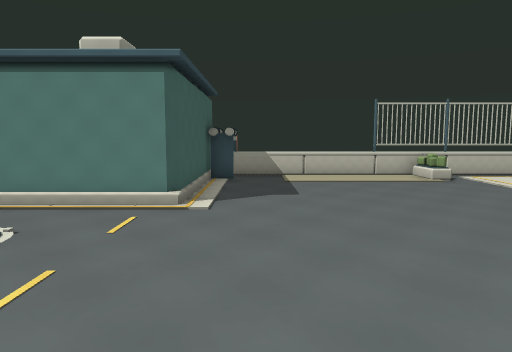
[1] (above)

24 first-person views from a walk through a Unity game level. The camera is 1.5 m above the floor, tilts 6° down and sees 70° across. The floor is counted in squares, 1 m on a side. Each view is taken from the middle of a square. On the plan, view 1 faces up. The plan holds only what a view shows up to about 16 squares ahead; the rest is blank. The place goes on beyond the plan. Some animated figures are left out.

[2]
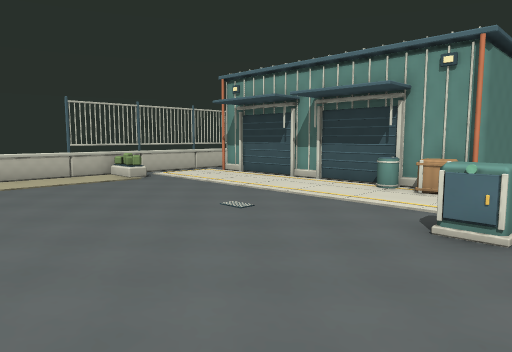

[3]
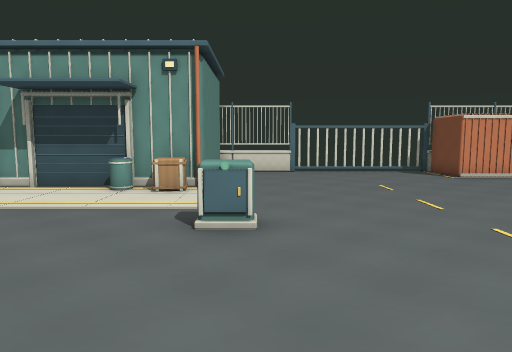

[4]
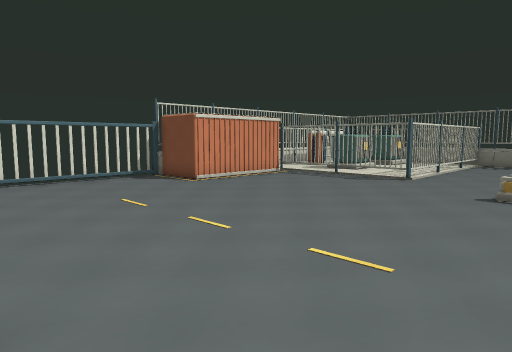

[5]
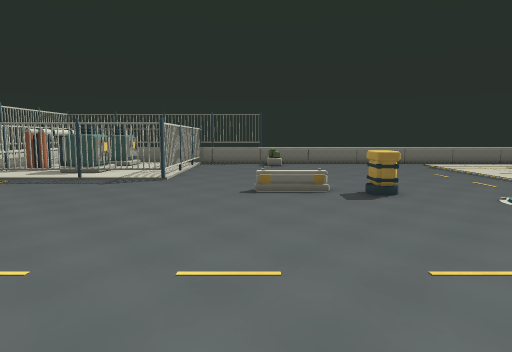

[6]
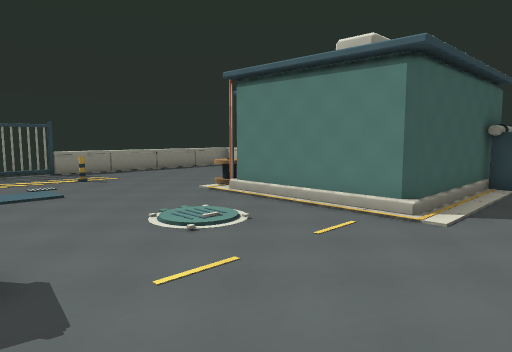

[7]
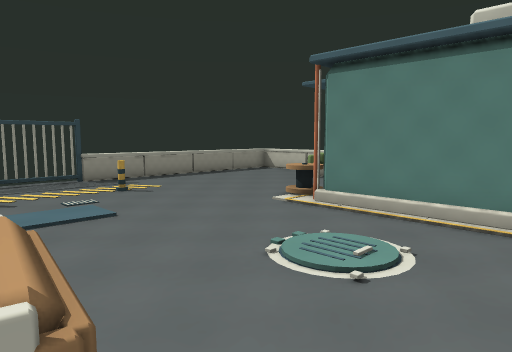

[8]
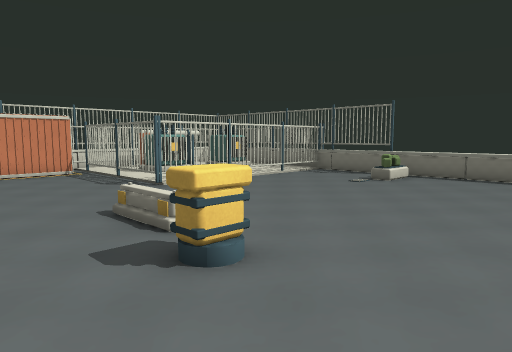

[9]
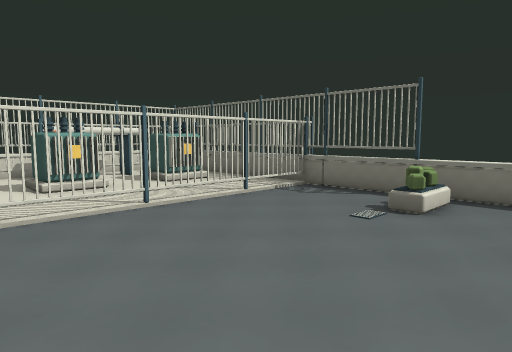

[10]
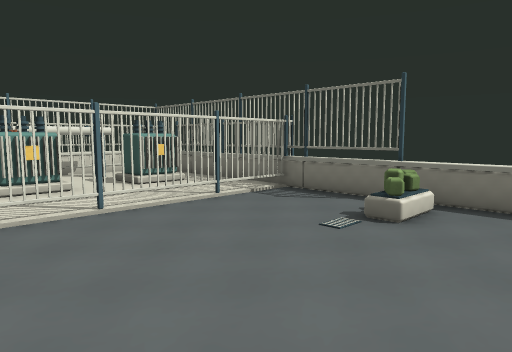

[11]
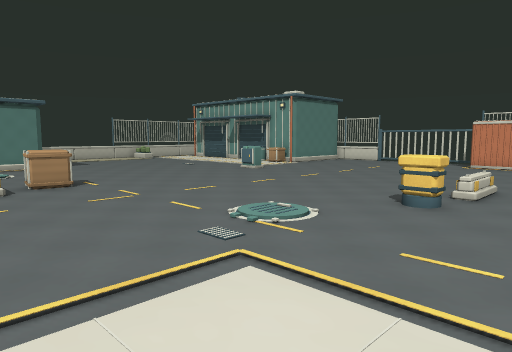

[12]
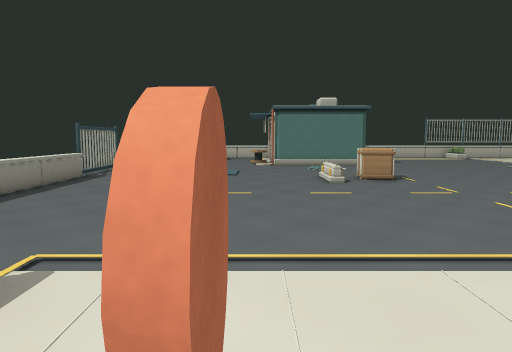

[13]
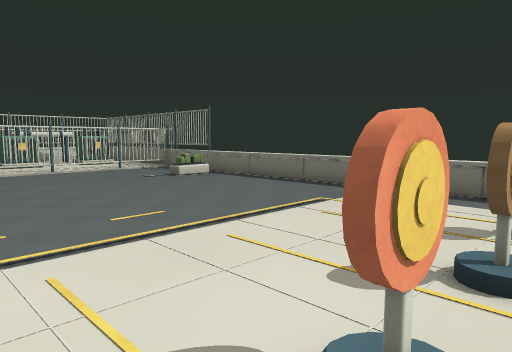

[14]
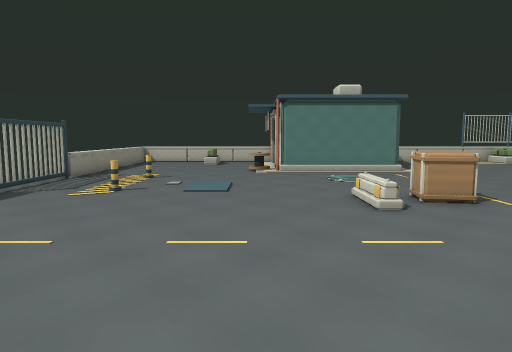

[15]
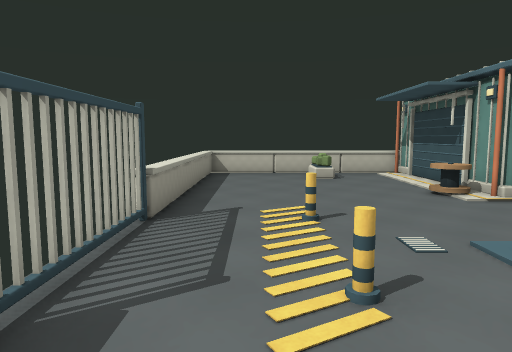

[16]
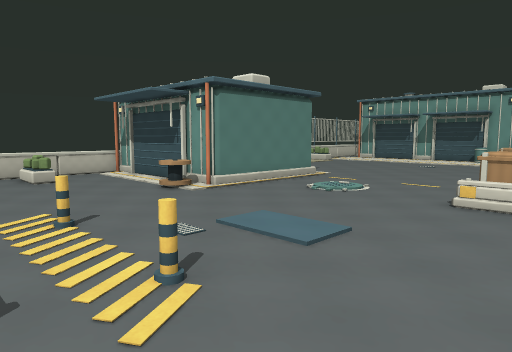

[17]
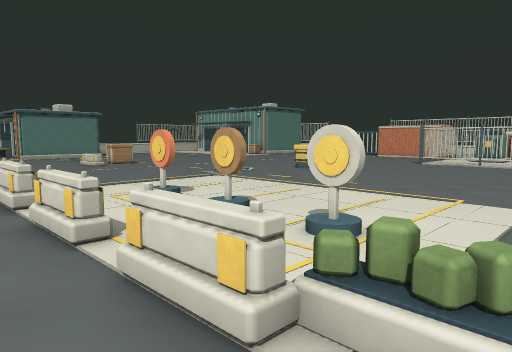

[18]
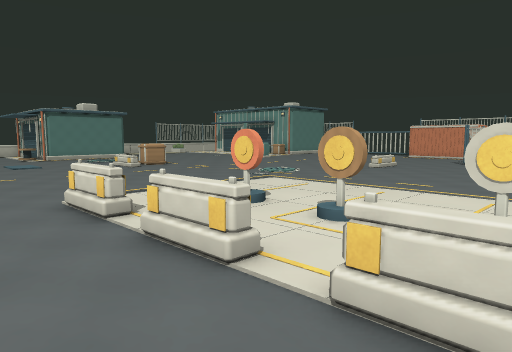

[19]
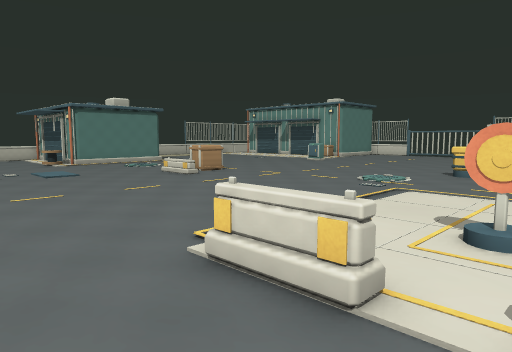

[20]
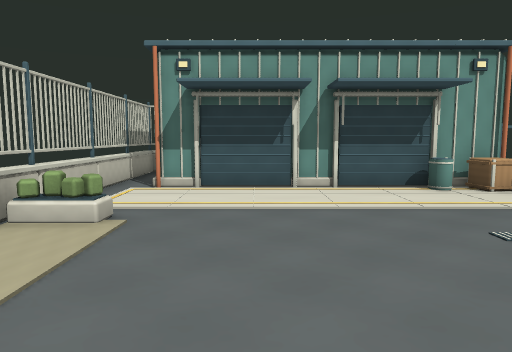

[21]
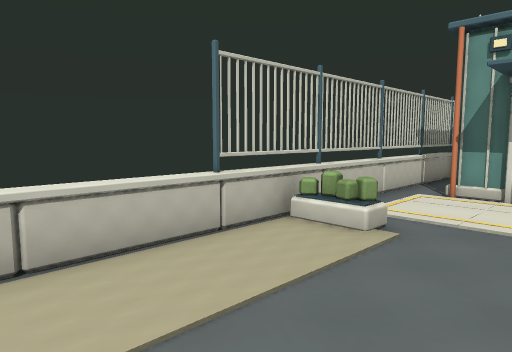

[22]
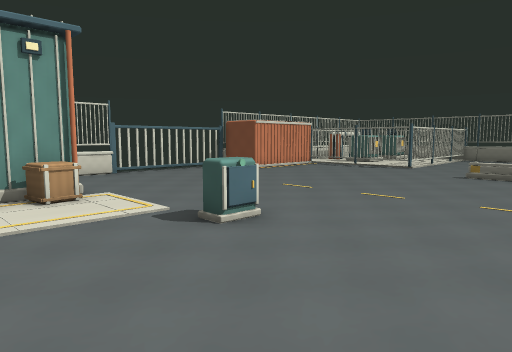

[23]
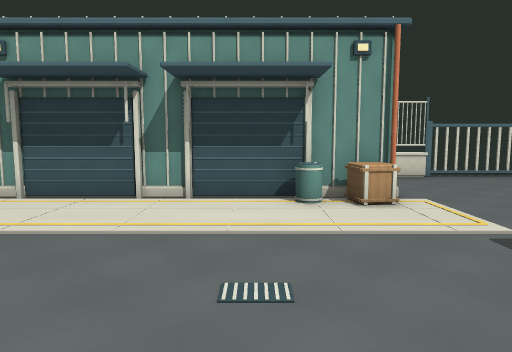

[24]
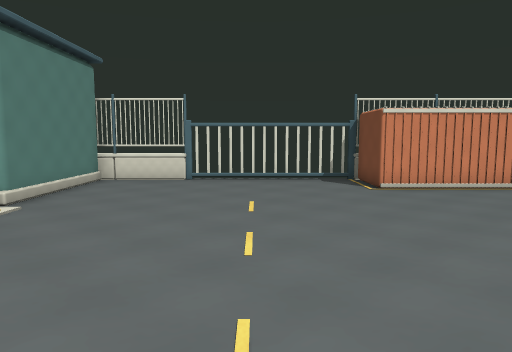

### Floor plan
Points are (right, up) in squares from view 1. A wall is a line through its corners. A room is listed if a view was taken in it or the views show most of it. See-through windows are left out.
Room 1 (views 1, 2, 3, 4, 5, 6, 7, 8, 9, 10, 11, 12, 13, 14, 15, 16, 17, 18, 19, 20, 21, 22, 23, 24)
walls: (1.3, -8.4) (1.9, -8.4) (1.9, -9.2) (1.3, -9.2) (1.3, -8.4); (-8.1, -11.4) (-8.1, -12.4); (-8.3, -12.4) (-8.3, -11.4); (10.8, 2.5) (10.8, 13.1); (-8.3, -14.9) (-8.3, -13.9); (11.3, -13.8) (12.9, -13.8); (11.2, -14.2) (11.7, -13.7); (13.7, -11.4) (13.7, -6.6) (16, -6.6) (16, -5.2); (13.9, -11.3) (13.5, -11); (-8.3, -17.4) (-8.3, -16.4); (11.5, -15.2) (11.5, -13.8); (11.6, -15.2) (11.2, -14.9); (16, -1.9) (16, -0.4); (16, 2.5) (11.2, 2.5) (10.8, 2.9); (11.2, -17.7) (11.6, -17.4) (12.9, -17.4); (-1.7, 13.8) (-1.7, 8.1) (-1.9, 7.9) (-7, 7.9) (-7, 14.5); (11.5, -18.8) (11.5, -17.4)
low walls: (9.9, 2.8) (9.7, 3.8) (10.7, 3.9); (-10.9, -11.5) (-11.3, -11.5) (-11.3, -9.5); (-10.9, -14.9) (-11.3, -14.9) (-11.3, -12.9); (-14.9, 1.5) (-14.9, -3.2); (11.3, -15.4) (11.3, -13.8); (16, 0.4) (16, 2.5); (-2.9, -20.5) (5.5, -20.5); (-11.3, -17.6) (-11.3, -16.2); (-6.8, -20.5) (-5.8, -20.5); (-10.9, -18.3) (-11.4, -18.3); (7.4, -20.5) (10.5, -20.5); (4.5, 14.5) (-0.5, 14.5); (16, -14.9) (16, -14.4); (-7, 14.5) (-14.9, 14.5) (-14.9, 5.5); (8.5, 14.5) (7.5, 14.5)
ways out: opening at (13, 14); gap at (-11, -15); gap at (7, 14); gap at (16, -6); gap at (16, -1)
objects: other object (-15, 2) to (-15, 5); other object (-12, 2); other object (-12, 6); other object (-4, 0) to (-3, 1); other object (-1, 13) to (-1, 16); other object (5, 15) to (7, 15); other object (6, 1) to (6, 2); other object (8, -20) to (8, -18); other object (8, -17) to (8, -15); other object (8, -14) to (8, -12); other object (9, -12) to (11, -12); other object (9, 15) to (10, 15); other object (10, 5); other object (11, 15) to (12, 15); other object (12, -12) to (14, -12); other object (14, -18) to (15, -15); other object (16, -20) to (16, -19); other object (16, -17) to (16, -16); other object (16, -14) to (16, -13); other object (16, -12); other object (16, -11) to (16, -10); other object (16, 0)

Positions as (right, up) in squares from view 1, and headings:
1: (0, 0), facing up
2: (0, 0), facing up-right
3: (0, 1), facing right
4: (3, 1), facing down-right
5: (5, 1), facing down
6: (1, 1), facing up-left
7: (-2, 1), facing up-left
8: (-2, -6), facing down-right
9: (1, -11), facing down-right
10: (1, -12), facing down-right
11: (-7, -12), facing up-right
12: (-8, -13), facing up
13: (-9, -10), facing down-right
14: (-8, -8), facing up
15: (-13, -1), facing up
16: (-14, -1), facing up-right
17: (-13, -20), facing up-right
18: (-14, -18), facing up-right
19: (-14, -13), facing up-right
20: (0, 10), facing right
21: (1, 10), facing up-right
22: (1, 6), facing down-right
23: (2, 6), facing right
24: (3, -3), facing right
